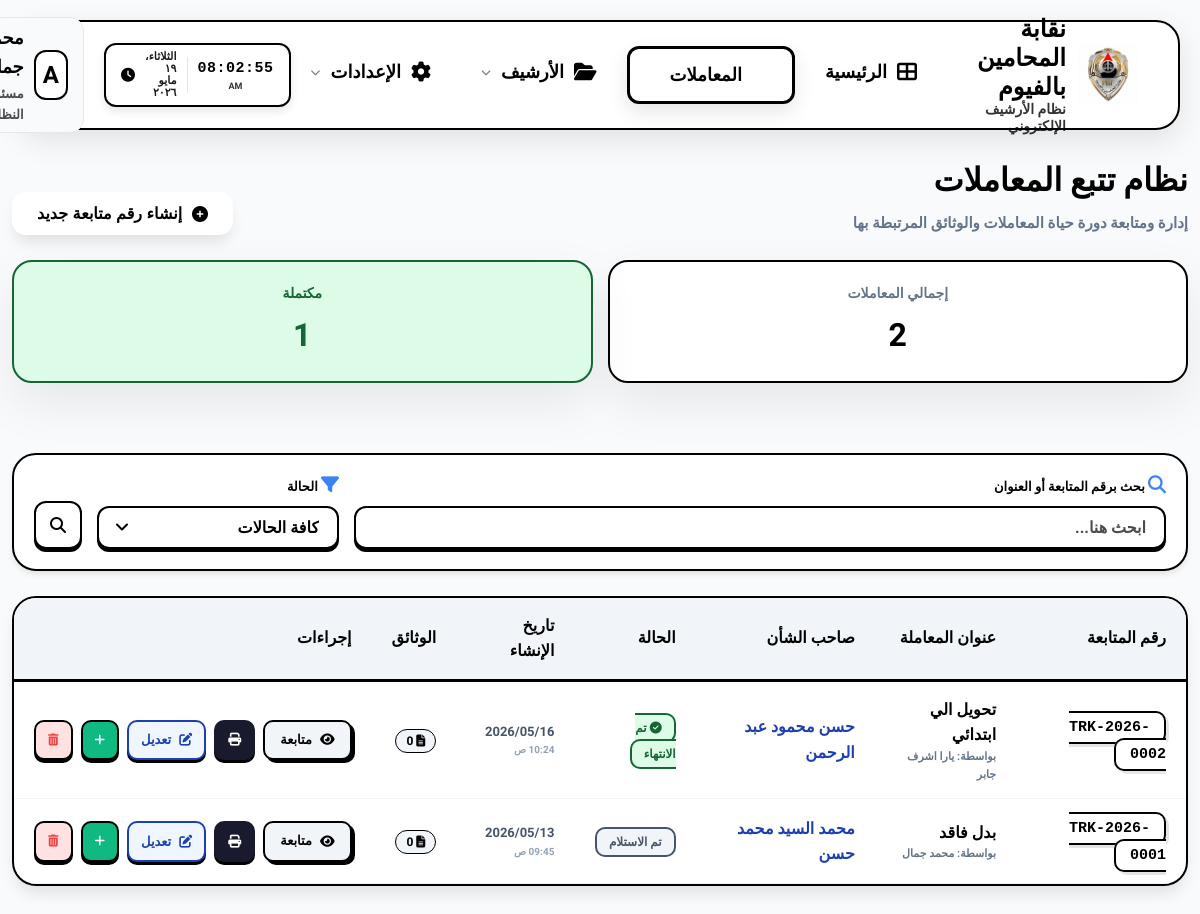
Page /transactions/ (signed in) on the earlier database version.
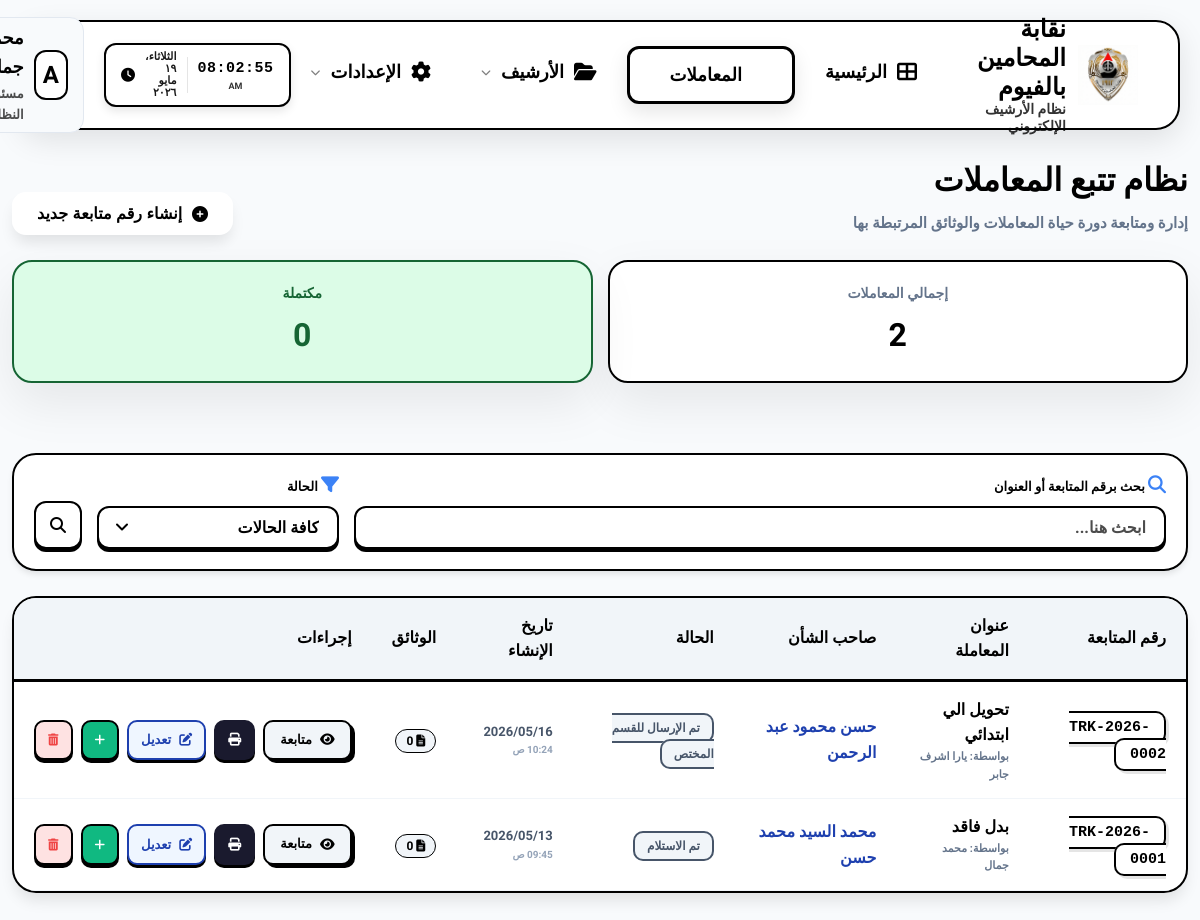
Same page on the later database version.
### eams/models.py (models this page shows, shortened)
class Transaction(models.Model):
    STATUS_CHOICES = (
        ('received', 'تم الاستلام'),
        ('sent_to_dept', 'تم الإرسال للقسم المختص'),
        ('under_review', 'تحت المراجعة'),
        ('in_progress', 'جاري التنفيذ'),
        ('completed', 'تم الانتهاء'),
    )
    tracking_number = models.CharField(max_length=50, unique=True, verbose_name="رقم المتابعة")
    current_status = models.CharField(max_length=50, choices=STATUS_CHOICES, default='received', verbose_name="الحالة الحالية")
    client_name = models.CharField(max_length=255, verbose_name="الاسم", default="غير محدد")
    client_phone = models.CharField(max_length=20, verbose_name="رقم الهاتف", default="000")
    client_gender = models.CharField(max_length=10, choices=(('male', 'ذكر'), ('female', 'أنثى')), verbose_name="النوع", default='male')
    registration_number = models.CharField(max_length=50, blank=True, null=True, verbose_name="رقم القيد (اختياري)")
    title = models.CharField(max_length=255, verbose_name="عنوان المعاملة")
    description = models.TextField(blank=True, null=True, verbose_name="وصف المعاملة")
    created_at = models.DateTimeField(auto_now_add=True, verbose_name="تاريخ الإنشاء")
    updated_at = models.DateTimeField(auto_now=True, verbose_name="آخر تحديث")
    created_by = models.ForeignKey(User, on_delete=models.SET_NULL, null=True, verbose_name="بواسطة")
    secure_token = models.UUIDField(default=uuid.uuid4, unique=True, editable=False, verbose_name="رمز الأمان")
    missing_info = models.TextField(blank=True, null=True, verbose_name="ملاحظات للنواقص (تظهر لصاحب الشأن)")
    completion_note = models.TextField(blank=True, null=True, verbose_name="تعليمات الاستلام عند الانتهاء (تظهر لصاحب الشأن)")

class Profile(models.Model):
    ROLE_CHOICES = (
        ('admin', 'مدير نظام'),
        ('employee', 'موظف'),
        ('viewer', 'مشاهد'),
    )
    user = models.OneToOneField(User, on_delete=models.CASCADE, related_name='profile')
    full_name = models.CharField(max_length=255, blank=True, null=True, verbose_name="الاسم بالكامل")
    job_title = models.CharField(max_length=255, blank=True, null=True, verbose_name="الوظيفة")
    department = models.CharField(max_length=255, blank=True, null=True, verbose_name="القسم")
    raw_password = models.CharField(max_length=255, blank=True, null=True, verbose_name="كلمة المرور الحالية (للمدير)")
    access_incoming = models.BooleanField(default=True, verbose_name="الأرشيف الوارد")
    access_outgoing = models.BooleanField(default=True, verbose_name="الأرشيف الصادر")
    access_internal = models.BooleanField(default=True, verbose_name="البريد الداخلي")
    access_reports = models.BooleanField(default=False, verbose_name="التقارير الإحصائية")
    access_categories = models.BooleanField(default=False, verbose_name="إدارة الأقسام")
    access_audit = models.BooleanField(default=False, verbose_name="سجل التحركات")
    access_users = models.BooleanField(default=False, verbose_name="إدارة المستخدمين")

### eams/views.py (the view, shortened to what this page needs)
# urls.py: path('transactions/', views.transaction_list, name='transaction_list'),
@login_required
def transaction_list(request):
    query = request.GET.get('q')
    status = request.GET.get('status')
    transactions = Transaction.objects.all()
    if status:
        transactions = transactions.filter(current_status=status)
    transactions = transactions.order_by('-created_at')
    total_count = transactions.count()
    completed_count = transactions.filter(current_status='completed').count()
    context = {
        'transactions': transactions,
        'status_choices': Transaction.STATUS_CHOICES,
        'total_count': total_count,
        'completed_count': completed_count,
    }
    if request.headers.get('X-Requested-Part') == 'rows':
        return render(request, 'eams/partials/transaction_table_rows.html', context)
    return render(request, 'eams/transaction_list.html', context)

### templates/eams/transaction_list.html (shortened to what the changed rows need)
{% extends 'base.html' %}
{% block content %}
<div class="fade-in">
    <div style="display: flex; justify-content: space-between; align-items: flex-end; margin-bottom: 25px; gap: 20px; flex-wrap: wrap;">
        <div style="text-align: right;">
            <h1 style="font-size: 28px; font-weight: 900; color: #000; margin-bottom: 5px;">نظام تتبع المعاملات</h1>
        </div>
    </div>
    <div style="display: grid; grid-template-columns: repeat(auto-fit, minmax(200px, 1fr)); gap: 15px; margin-bottom: 30px;">
        <div class="stat-card" style="background: #dcfce7; border: 2px solid #166534; padding: 20px; border-radius: 20px; text-align: center;">
            <div style="font-size: 14px; font-weight: 800; color: #166534; margin-bottom: 5px;">مكتملة</div>
            <div style="font-size: 32px; font-weight: 900; color: #166534;">{{ completed_count }}</div>
        </div>
    </div>
    <div class="table-container" style="background: #fff; border-radius: 24px; border: 2px solid #000; overflow: hidden; box-shadow: 0 10px 15px -3px rgba(0,0,0,0.1);">
        <table class="table" style="width: 100%; border-collapse: collapse; text-align: right;">
            <thead>
                <tr style="background: #f1f5f9 !important; color: #000 !important; border-bottom: 3px solid #000;">
                    <th style="padding: 15px 20px; font-weight: 900; color: #000 !important;">رقم المتابعة</th>
                    <th style="padding: 15px 20px; font-weight: 900; color: #000 !important;">عنوان المعاملة</th>
                    <th style="padding: 15px 20px; font-weight: 900; color: #000 !important;">صاحب الشأن</th>
                    <th style="padding: 15px 20px; font-weight: 900; color: #000 !important;">الحالة</th>
                    <th style="padding: 15px 20px; font-weight: 900; color: #000 !important;">تاريخ الإنشاء</th>
                    <th style="padding: 15px 20px; font-weight: 900; color: #000 !important;">الوثائق</th>
                    <th style="padding: 15px 20px; font-weight: 900; color: #000 !important;">إجراءات</th>
                </tr>
            </thead>
                <tbody id="transaction-table-body"
                       hx-get="{% url 'transaction_list' %}{% if request.GET %}?{{ request.GET.urlencode }}{% endif %}"
                       hx-trigger="every 5s, transactionListChanged from:body"
                       hx-headers='{"X-Requested-Part": "rows"}'
                       hx-swap="innerHTML">
                    {% include 'eams/partials/transaction_table_rows.html' %}
                </tbody>
        </table>
    </div>
</div>
{% endblock %}

### templates/eams/partials/transaction_table_rows.html (shortened to what the changed rows need)
{% for tr in transactions %}
<tr style="border-bottom: 1px solid #f1f5f9; transition: all 0.2s;" onmouseover="this.style.background='#f8fafc'" onmouseout="this.style.background='transparent'">
    <td style="padding: 15px 20px;">
        <span style="background: #fff !important; color: #000 !important; padding: 6px 14px; border-radius: 10px; font-family: 'Courier New', monospace; font-weight: 900; font-size: 15px; border: 2px solid #000; box-shadow: 3px 3px 0px rgba(0,0,0,0.1);">
            {{ tr.tracking_number }}
        </span>
    </td>
    <td style="padding: 15px 20px;">
        <div style="font-weight: 900; color: #000 !important;">{{ tr.title }}</div>
        <div style="font-size: 11px; color: #64748b !important; font-weight: 700;">
            بواسطة:
            {% if tr.created_by %}
                {{ tr.created_by.profile.full_name|default:tr.created_by.username }}
            {% else %}
                غير معروف
            {% endif %}
        </div>
    </td>
    <td style="padding: 15px 20px;">
        <span style="font-weight: 800; color: #1e40af;">{{ tr.client_name }}</span>
    </td>
    <td style="padding: 15px 20px;">
        {% if tr.current_status == 'completed' %}
            <span class="badge" style="background: #dcfce7 !important; color: #166534 !important; border: 2px solid #166534; padding: 6px 12px; border-radius: 10px; font-weight: 800; font-size: 12px;">
                <i class="fas fa-check-circle"></i> {{ tr.get_current_status_display }}
            </span>
        {% elif tr.current_status == 'in_progress' %}
            <span class="badge" style="background: #e0f2fe !important; color: #0369a1 !important; border: 2px solid #0369a1; padding: 6px 12px; border-radius: 10px; font-weight: 800; font-size: 12px;">
                <i class="fas fa-spinner fa-spin"></i> {{ tr.get_current_status_display }}
            </span>
        {% elif tr.current_status == 'sent' %}
            <span class="badge" style="background: #fef3c7 !important; color: #92400e !important; border: 2px solid #92400e; padding: 6px 12px; border-radius: 10px; font-weight: 800; font-size: 12px;">
                <i class="fas fa-paper-plane"></i> {{ tr.get_current_status_display }}
            </span>
        {% else %}
            <span class="badge" style="background: #f1f5f9 !important; color: #475569 !important; border: 2px solid #475569; padding: 6px 12px; border-radius: 10px; font-weight: 800; font-size: 12px;">
                {{ tr.get_current_status_display }}
            </span>
        {% endif %}
    </td>
    <td style="padding: 15px 20px;">
        <div style="font-size: 13px; font-weight: 700; color: #475569 !important;">{{ tr.created_at|date:"Y/m/d" }}</div>
        <div style="font-size: 10px; color: #94a3b8 !important; font-weight: 700;">{{ tr.created_at|date:"h:i A" }}</div>
    </td>
    <td style="padding: 15px 20px;">
        <span style="background: #f1f5f9 !important; color: #000 !important; padding: 4px 10px; border-radius: 50px; font-weight: 900; font-size: 12px; border: 1px solid #000;">
            <i class="fas fa-file-alt"></i> {{ tr.documents.count }}
        </span>
    </td>
    <td style="padding: 15px 20px;">
        <div style="display: flex; gap: 8px;">
            <a href="{% url 'transaction_detail' tr.pk %}" class="btn" style="background: #f1f5f9 !important; color: #000 !important; padding: 8px 15px; border-radius: 10px; font-size: 13px; font-weight: 900; border: 2px solid #000; box-shadow: 3px 3px 0px #000;">
                <i class="fas fa-eye"></i> متابعة
            </a>
            <button hx-get="{% url 'transaction_print' tr.pk %}" hx-target="#htmxModalBody" class="btn" style="background: #1a1a2e !important; color: #fff !important; padding: 8px 12px; border-radius: 10px; font-size: 13px; font-weight: 900; border: 2px solid #1a1a2e; cursor: pointer;">
                <i class="fas fa-print"></i>
            </button>
            <button hx-get="{% url 'transaction_update' tr.pk %}" hx-target="#htmxModalBody" class="btn" style="background: #eff6ff !important; color: #1e40af !important; padding: 8px 12px; border-radius: 10px; font-size: 13px; font-weight: 900; border: 2px solid #1e40af; cursor: pointer;">
                <i class="fas fa-edit"></i> تعديل
            </button>
            <a href="{% url 'document_create' %}?transaction_id={{ tr.id }}" class="btn" style="background: #10b981; color: #fff; padding: 8px 12px; border-radius: 10px; font-size: 12px;">
                <i class="fas fa-plus"></i>
            </a>
            <button onclick="showDeleteModal('{% url 'transaction_delete' tr.pk %}')" class="btn" style="background: #fee2e2; color: #ef4444; padding: 8px 12px; border-radius: 10px; font-size: 12px;">
                <i class="fas fa-trash-alt"></i>
            </button>
        </div>
    </td>
</tr>
{% endfor %}

Differences in the rows shown:
changed Transaction "تحويل الي ابتدائي": current_status "تم الانتهاء" → "تم الإرسال للقسم المختص"
Other differences:
{{ completed_count }}: "1" → "0"
